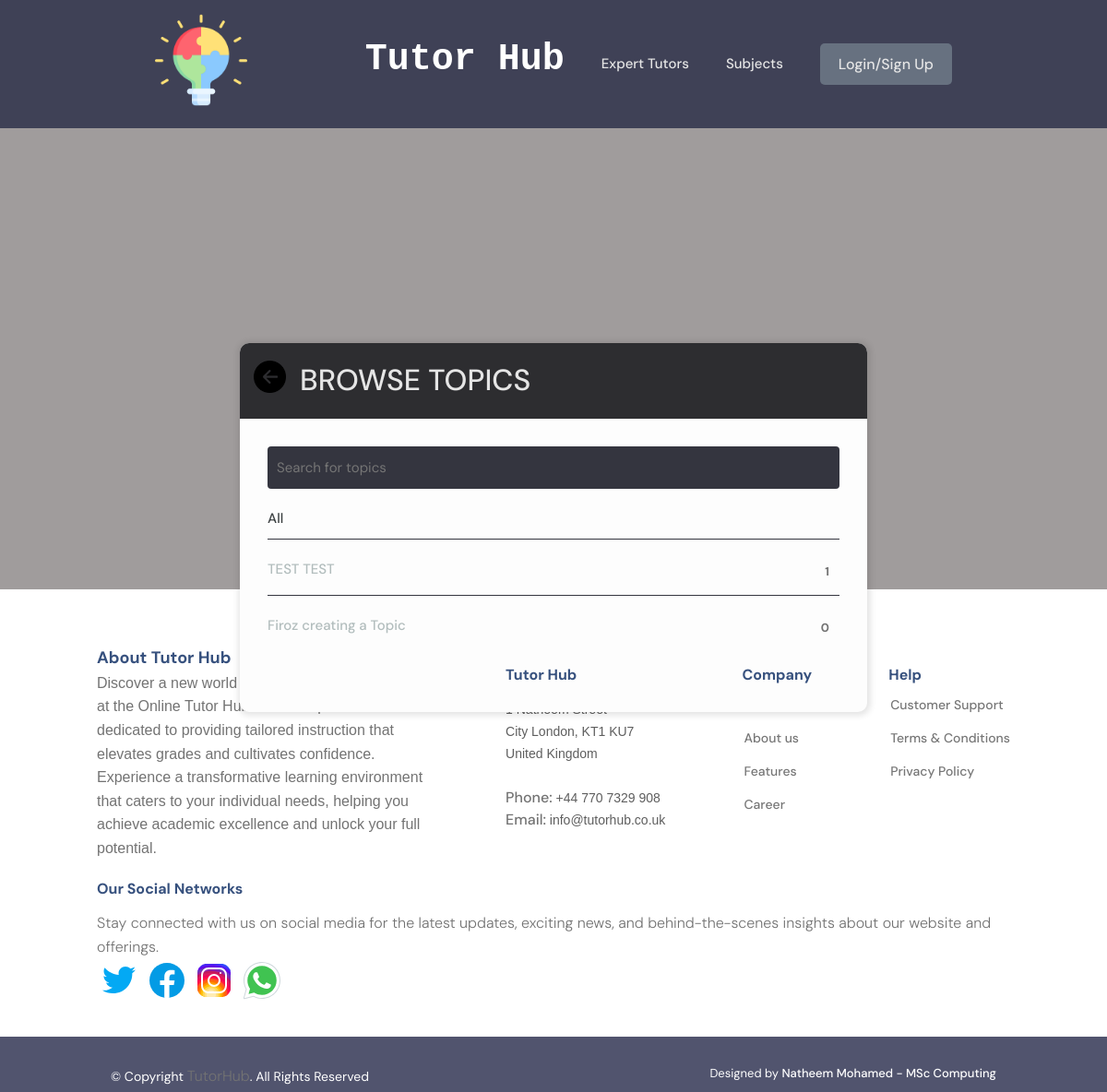
Before: /topics/ with the older database file.
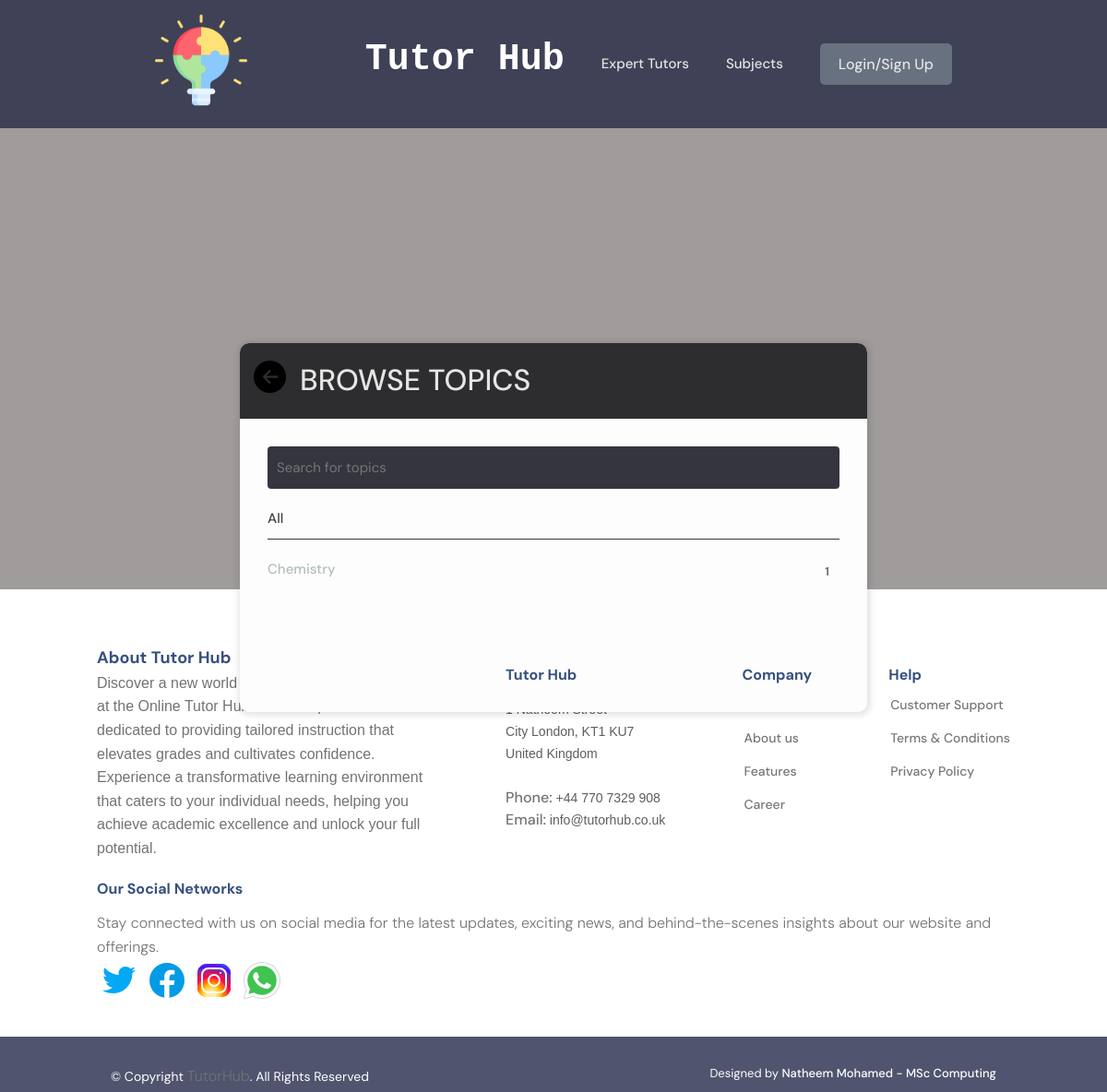
After: the same page with the newer database file.
### chat/models.py (models this page shows, shortened)
class Topic(models.Model):
    name = models.CharField(max_length=200, null=True, blank=True)

### chat/views.py (the view)
# urls.py: path('topics/', views.topicsPage, name="topics"),
def topicsPage(request):
     q = request.GET.get('q') if request.GET.get('q') != None else ''
     topics = Topic.objects.filter(name__icontains=q)
     return render(request, 'chat/topics.html', {'topics': topics})

### chat/templates/chat/topics.html
{% extends 'main.html'%}
{% load static %}
{% block content %}
<head>
<link rel='stylesheet' type='text/css' href="{% static 'styles/chat.css' %}"/>
</head>
<main class="create-room layout1">
  <div class="container__topic">
    <div class="layout__box">
      <div class="layout__boxHeader">
        <div class="layout__boxTitle">
          <a href="{% url 'all-rooms' %}"> <img src="{% static 'images/default-image/previous2.png'%}" style="max-width: 35px;"/>
          </a>
          <h3>Browse Topics</h3>
        </div>
      </div>
      <div class="topics-page layout__body">
        <form action="" method="GET" class="header__search">
          <label>
            <input name="q" placeholder="Search for topics" />
          </label>
        </form>
        <ul class="topics__list">
          <li>
            <a href="{% url 'topics'%}" class="active">All </a>
          </li>
           {% for topic in topics %}
          <li>
            <a href="{% url 'all-rooms'%}?q={{topic.name}} ">{{ topic.name }} <span>{{topic.room_set.all.count}}</span></a>
          </li>
          {% endfor %}
        </ul>
      </div>
    </div>
  </div>
</main>
{% endblock content %}

Changed rows visible on the page:
removed Topic: name "TEST TEST", room_set.all.count "1"
removed Topic: name "Firoz creating a Topic", room_set.all.count "0"
added Topic: name "Chemistry", room_set.all.count "1"
